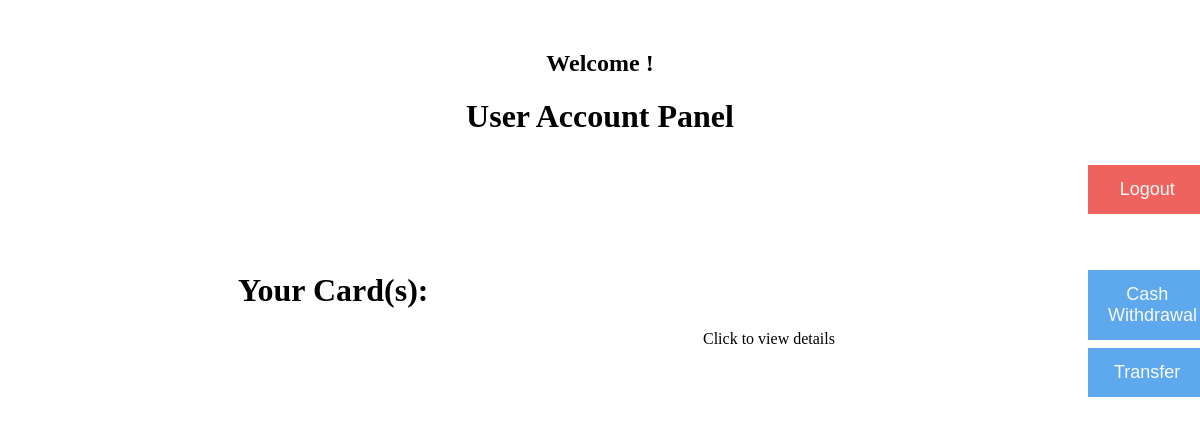
The page /user-account-panel/ (signed in) on the database as committed earlier.
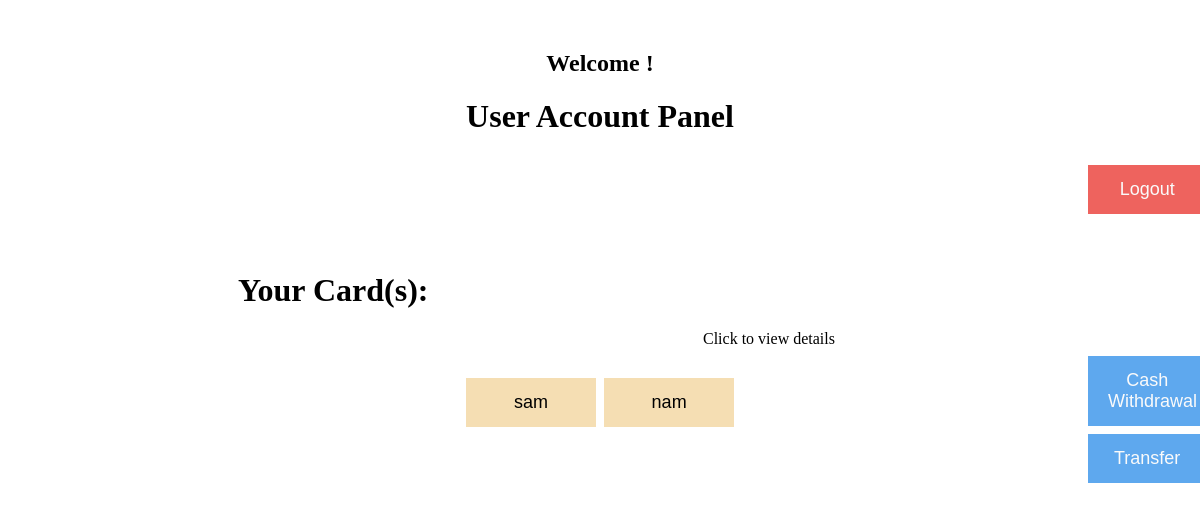
The same page on the database as committed later.
### ATM/models.py (models this page shows, shortened)
class Card(models.Model):
    card_number = models.PositiveIntegerField(primary_key=True)
    pin = models.PositiveIntegerField(default=False)
    card_name = models.CharField(max_length=30)
    issue_date = models.DateField()
    exp_date = models.DateField(default=datetime.now() + timedelta(days=1095))
    balance = models.PositiveIntegerField()
    address = models.CharField(max_length=60)
    phone_number = models.PositiveIntegerField()

### ATM/views.py (the view)
# urls.py: path('user-account-panel/', views.user_account_panel),
@login_required(login_url='/admin-login')
def user_account_panel(request):
    card = Card.objects.all()
    account = Account.objects.all()
    context = {'card': card, 'account':account}
    return render(request, 'user-account-panel.html', context)

### ATM/templates/user-account-panel.html (shortened to what this page needs)
<h2 style="text-align:center;margin-top:50px;">Welcome {{Account.account_name}}!</h2>
<h1 style="text-align:center;">User Account Panel</h1>
{% if user.is_authenticated %}
<button id="logout-btn" value="Logout" onclick="location.href = '/'">
    Logout</button>
{% endif %}
<h1 style="margin-left:230px;margin-top:50px;">Your Card(s):</h1>
<p4 style="margin-left:695px;margin-top:-50px;">Click to view details</p4>
<div style="text-align: center;">
    <h1>
        {% for data in card %}
        {% if data.card_name %}
        <button method="post" name="{{data.card_name}}" class="card-btn"
            onclick="location.href='card-details/?card_name={{data.card_name}}'">{{data.card_name}}</button>
        {% endif %}
        {% endfor %}
    </h1>
</div>
<button class="transaction-btn" onclick="location.href = 'withdrawal'">Cash Withdrawal</button>
<button class="transaction-btn" style="margin-top:-22px;" onclick="location.href = 'transfer'">Transfer</button>

Rows that differ between the two databases and show on the page:
added Card: card_name "sam"
added Card: card_name "nam"
